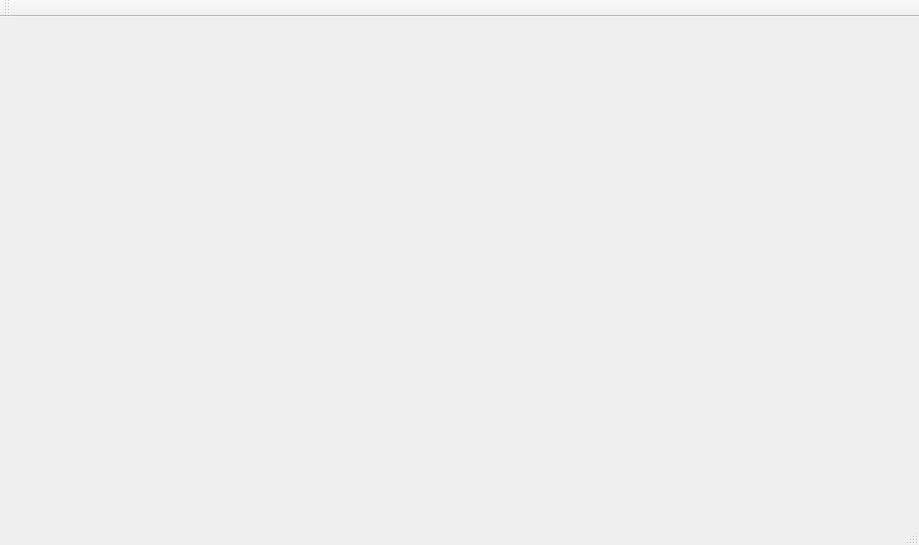
<?xml version="1.0" encoding="UTF-8"?>
<ui version="4.0">
 <class>MainWindow</class>
 <widget class="QMainWindow" name="MainWindow">
  <property name="geometry">
   <rect>
    <x>0</x>
    <y>0</y>
    <width>919</width>
    <height>545</height>
   </rect>
  </property>
  <property name="windowTitle">
   <string>MainWindow</string>
  </property>
  <widget class="QWidget" name="centralWidget"/>
  <widget class="QMenuBar" name="menuBar">
   <property name="geometry">
    <rect>
     <x>0</x>
     <y>0</y>
     <width>919</width>
     <height>28</height>
    </rect>
   </property>
  </widget>
  <widget class="QToolBar" name="mainToolBar">
   <attribute name="toolBarArea">
    <enum>TopToolBarArea</enum>
   </attribute>
   <attribute name="toolBarBreak">
    <bool>false</bool>
   </attribute>
  </widget>
  <widget class="QStatusBar" name="statusBar"/>
 </widget>
 <layoutdefault spacing="6" margin="11"/>
 <resources/>
 <connections/>
</ui>
